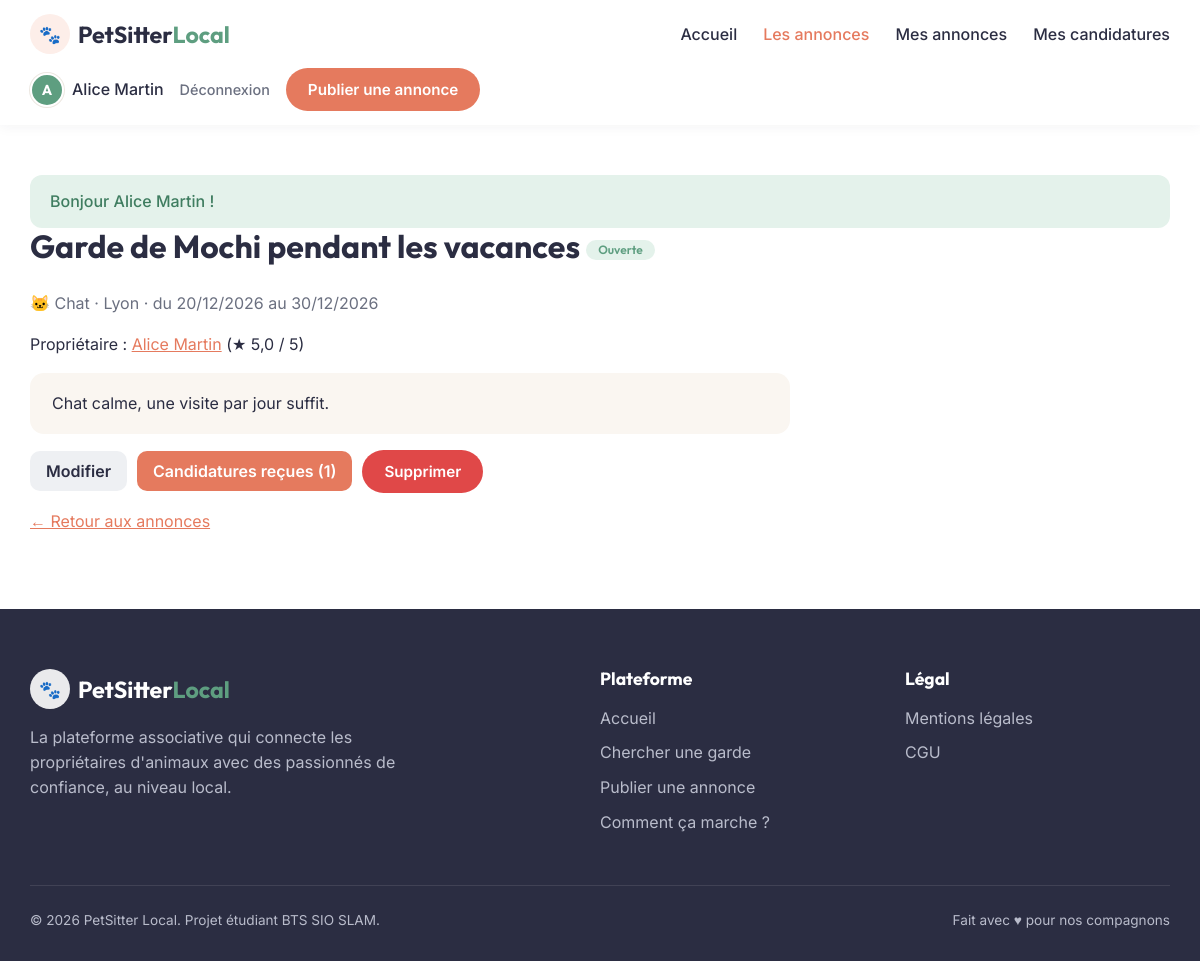
The app's page /index.php?action=detail&id=1 (signed in) with its own data.
### tables this page shows
CREATE TABLE annonces (
  id INT AUTO_INCREMENT PRIMARY KEY,
  id_proprietaire INT NOT NULL,
  titre VARCHAR(120) NOT NULL,
  animal VARCHAR(40) NOT NULL,
  description TEXT NOT NULL,
  ville VARCHAR(80) NOT NULL,
  date_debut DATE NOT NULL,
  date_fin DATE NOT NULL,
  statut ENUM('ouverte','pourvue','terminee') NOT NULL DEFAULT 'ouverte',
  created_at DATETIME NOT NULL DEFAULT CURRENT_TIMESTAMP,
  FOREIGN KEY (id_proprietaire) REFERENCES utilisateurs(id) ON DELETE CASCADE
);

CREATE TABLE utilisateurs (
  id INT AUTO_INCREMENT PRIMARY KEY,
  nom VARCHAR(80) NOT NULL,
  email VARCHAR(150) NOT NULL UNIQUE,
  mot_de_passe VARCHAR(255) NOT NULL,
  role ENUM('user','admin') NOT NULL DEFAULT 'user',
  created_at DATETIME NOT NULL DEFAULT CURRENT_TIMESTAMP
);

### app/controllers/AnnonceController.php (called while the page is built, shortened)
<?php
class AnnonceController
{
    public function detail(): void
    {
        $annonce = $this->chargerAnnonce();
        $idUtilisateur = AuthController::utilisateurId();
        $estProprio = $idUtilisateur !== 0 && $annonce->estProprietaire($idUtilisateur);
        $nbCandidatures = $estProprio ? count(Candidature::parAnnonce($annonce->id)) : 0;
        $noteProprietaire = Avis::noteMoyenne($annonce->id_proprietaire);
        require ROOT . '/app/views/annonces/detail.php';
    }
    private function chargerAnnonce(): Annonce
    {
        $id = (int) ($_GET['id'] ?? 0);
        $annonce = Annonce::trouver($id);
        return $annonce;
    }
}

### public/index.php (called while the page is built, shortened)
<?php
require_once ROOT . '/config/database.php';
spl_autoload_register(function (string $classe): void {
    foreach (['/app/models/', '/app/controllers/', '/app/core/'] as $dossier) {
        $fichier = ROOT . $dossier . $classe . '.php';
        if (is_file($fichier)) {
            return;
        }
    }
});
function e(?string $valeur): string
{
    return htmlspecialchars($valeur ?? '', ENT_QUOTES, 'UTF-8');
}
$action = $_GET['action'] ?? 'accueil';
match ($action) {
    'connexion'        => (new AuthController())->connexion(),
    'inscription'      => (new AuthController())->inscription(),
    'deconnexion'      => (new AuthController())->deconnexion(),
    'accueil'          => (new AnnonceController())->accueil(),
    'liste'            => (new AnnonceController())->liste(),
    'detail'           => (new AnnonceController())->detail(),
    'creer'            => (new AnnonceController())->creer(),
    'modifier'         => (new AnnonceController())->modifier(),
    'supprimer'        => (new AnnonceController())->supprimer(),
    'terminer'         => (new AnnonceController())->terminer(),
    'mes_annonces'     => (new AnnonceController())->mesAnnonces(),
    'postuler'         => (new CandidatureController())->postuler(),
    'retirer'          => (new CandidatureController())->retirer(),
    'mes_candidatures' => (new CandidatureController())->mesCandidatures(),
    'recues'           => (new CandidatureController())->recues(),
    'repondre'         => (new CandidatureController())->repondre(),
    'noter'            => (new AvisController())->noter(),
    'profil'           => (new AvisController())->profil(),
    'admin'                 => (new AdminController())->tableauDeBord(),
    'supprimer_avis'        => (new AdminController())->supprimerAvis(),
    'supprimer_utilisateur' => (new AdminController())->supprimerUtilisateur(),
    default            => (new AnnonceController())->accueil(),
};

### config/database.php (called while the page is built, shortened)
<?php
class Database
{
    private static ?PDO $instance = null;
    public static function get(): PDO
    {
        if (self::$instance === null) {
            self::$instance = new PDO(DB_DSN, DB_USER, DB_PASS, [
                PDO::ATTR_ERRMODE            => PDO::ERRMODE_EXCEPTION,
                PDO::ATTR_DEFAULT_FETCH_MODE => PDO::FETCH_ASSOC,
            ]);
        }
        return self::$instance;
    }
}

### app/models/Annonce.php (called while the page is built, shortened)
<?php
class Annonce
{
    public static function hydrate(array $row): self
    {
        return new self(
            (int) $row['id'],
            (int) $row['id_proprietaire'],
            $row['titre'],
            $row['animal'],
            $row['description'],
            $row['ville'],
            $row['date_debut'],
            $row['date_fin'],
            $row['statut'],
            $row['proprietaire'] ?? null,
            (int) ($row['nb_candidatures'] ?? 0)
        );
    }
    public static function trouver(int $id): ?self
    {
        $stmt = Database::get()->prepare(
            "SELECT a.*, u.nom AS proprietaire
             FROM annonces a
             JOIN utilisateurs u ON u.id = a.id_proprietaire
             WHERE a.id = :id"
        );
        $stmt->execute(['id' => $id]);
        $row = $stmt->fetch();
        return $row ? self::hydrate($row) : null;
    }
    public function estProprietaire(int $idUtilisateur): bool
    {
        return $this->id_proprietaire === $idUtilisateur;
    }
    public function estModifiable(): bool
    {
        return $this->statut === 'ouverte';
    }
}

### app/models/Avis.php (called while the page is built, shortened)
<?php
class Avis
{
    public static function noteMoyenne(int $idUtilisateur): ?float
    {
        $stmt = Database::get()->prepare("SELECT AVG(note) FROM avis WHERE id_cible = :id");
        $stmt->execute(['id' => $idUtilisateur]);
        $moyenne = $stmt->fetchColumn();
        return $moyenne === null ? null : round((float) $moyenne, 1);
    }
}

### app/controllers/AuthController.php (called while the page is built, shortened)
<?php
class AuthController
{
    public static function utilisateurId(): int
    {
        return (int) ($_SESSION['user_id'] ?? 0);
    }
}

### app/models/Candidature.php (called while the page is built, shortened)
<?php
class Candidature
{
    public static function hydrate(array $row): self
    {
        return new self(
            (int) $row['id'],
            (int) $row['id_annonce'],
            (int) $row['id_gardien'],
            $row['message'],
            $row['statut'],
            $row['created_at'] ?? null,
            $row['gardien'] ?? null,
            $row['annonce_titre'] ?? null,
            $row['annonce_statut'] ?? null
        );
    }
    public static function parAnnonce(int $idAnnonce): array
    {
        $stmt = Database::get()->prepare(
            "SELECT c.*, u.nom AS gardien
             FROM candidatures c
             JOIN utilisateurs u ON u.id = c.id_gardien
             WHERE c.id_annonce = :id
             ORDER BY c.created_at ASC"
        );
        $stmt->execute(['id' => $idAnnonce]);
        return array_map([self::class, 'hydrate'], $stmt->fetchAll());
    }
}

### app/views/annonces/detail.php (the view, shortened to what this page needs)
<?php require ROOT . '/app/views/layout/header.php'; ?>
<h2><?= e($annonce->titre) ?> <?= Affichage::badge($annonce->statut) ?></h2>
<p class="infos">
  <?= Affichage::emoji($annonce->animal) ?> <?= e($annonce->animal) ?>
  · <?= e($annonce->ville) ?>
  · du <?= Affichage::date($annonce->date_debut) ?> au <?= Affichage::date($annonce->date_fin) ?>
</p>
<p>
  Propriétaire :
  <a href="index.php?action=profil&id=<?= $annonce->id_proprietaire ?>"><?= e($annonce->proprietaire) ?></a>
  (<?= e(Affichage::note($noteProprietaire)) ?>)
</p>
<p class="description"><?= nl2br(e($annonce->description)) ?></p>
<?php if ($estProprio): ?>
  <div class="actions">
    <?php if ($annonce->estModifiable()): ?>
      <a class="bouton bouton--clair" href="index.php?action=modifier&id=<?= $annonce->id ?>">Modifier</a>
    <?php endif; ?>
    <a class="bouton" href="index.php?action=recues&id=<?= $annonce->id ?>">
      Candidatures reçues (<?= $nbCandidatures ?>)
    </a>
    <?php if ($annonce->estModifiable()): ?>
      <form method="post" action="index.php?action=supprimer&id=<?= $annonce->id ?>"
            onsubmit="return confirm('Supprimer définitivement cette annonce ?');">
        <button type="submit" class="danger">Supprimer</button>
      </form>
    <?php endif; ?>
  </div>
<?php endif; ?>
<p><a href="index.php?action=liste">&larr; Retour aux annonces</a></p>
<?php require ROOT . '/app/views/layout/footer.php'; ?>

### app/core/Affichage.php (shortened to what this page needs)
<?php
class Affichage
{
    public static function badge(string $statut): string
    {
        $libelle = match ($statut) {
            'ouverte'    => 'Ouverte',
            'pourvue'    => 'Pourvue',
            'terminee'   => 'Terminée',
            'en_attente' => 'En attente',
            'acceptee'   => 'Acceptée',
            'refusee'    => 'Refusée',
            default      => $statut,
        };
        return '<span class="badge badge--' . e($statut) . '">' . e($libelle) . '</span>';
    }
    public static function emoji(string $animal): string
    {
        return match ($animal) {
            'Chien'   => '🐶',
            'Chat'    => '🐱',
            'Lapin'   => '🐰',
            'Rongeur' => '🐹',
            'Oiseau'  => '🐦',
            'Poisson' => '🐟',
            default   => '🐾',
        };
    }
    public static function date(?string $date): string
    {
        return $date ? date('d/m/Y', strtotime($date)) : '';
    }
    public static function note(?float $note): string
    {
        return '★ ' . number_format($note, 1, ',', '') . ' / 5';
    }
}

### public/css/style.css (style rules this page uses)
:root { --corail: #e57a5e; --corail-fonce: #d0644a; --corail-clair: #fdeee9; --vert: #5e9e80; --vert-clair: #e4f2eb; --sombre: #2b2d42; --texte: #2b2d42; --gris: #6b7080; --gris-clair: #eef0f3; --bordure: #ece7e1; --creme: #faf6f1; --rouge: #e04848; --rouge-clair: #fde8e8; --orange: #c9772f; --orange-clair: #fdf0e1; --police-titre: "Outfit", "Segoe UI", system-ui, sans-serif; --police-texte: "Inter", "Segoe UI", system-ui, sans-serif; --arrondi: 18px; --ombre: 0 4px 20px rgba(43, 45, 66, 0.07); }
* { box-sizing: border-box; }
body { margin: 0; font-family: var(--police-texte); color: var(--texte); background: #fff; line-height: 1.55; }
h1, h2, h3, h4 { font-family: var(--police-titre); line-height: 1.15; margin-top: 0; }
a { color: var(--corail); }
.btn, button { display: inline-block; padding: 10px 20px; border: 2px solid transparent; border-radius: 999px; font: 600 0.95rem var(--police-texte); text-align: center; text-decoration: none; cursor: pointer; transition: background 0.2s, transform 0.1s; background: var(--corail); color: #fff; }
.bouton { display: inline-block; padding: 8px 16px; border-radius: 10px; background: var(--corail); color: #fff; text-decoration: none; font-weight: 600; }
.bouton--clair { background: var(--gris-clair); color: var(--sombre); }
.actions { display: flex; flex-wrap: wrap; align-items: center; gap: 10px; margin-top: 6px; }
.actions form { margin: 0; }
.danger { background: var(--rouge); }
.badge { display: inline-block; padding: 3px 12px; border-radius: 999px; font-size: 0.75rem; font-weight: 600; vertical-align: middle; }
.badge--ouverte, .badge--acceptee { background: var(--vert-clair); color: var(--vert); }
.contenu h2 { font-size: 2rem; }
.infos { color: var(--gris); }
.description { background: var(--creme); padding: 18px 22px; border-radius: 14px; max-width: 760px; }

### records on screen
annonces: titre "Garde de Mochi pendant les vacances", statut "Ouverte", animal "🐱", animal "Chat", ville "Lyon", date_debut "20/12/2026", date_fin "30/12/2026", id_proprietaire.nom "Alice Martin", description "Chat calme, une visite par jour suffit.", id "1"

### other values on screen
Affichage::initiale($_SESSION['user_nom']) "A"
$_SESSION['user_nom'] "Alice Martin"
$_SESSION['flash'] "Bonjour Alice Martin !"
Affichage::note($noteProprietaire) "★ 5,0 / 5"
